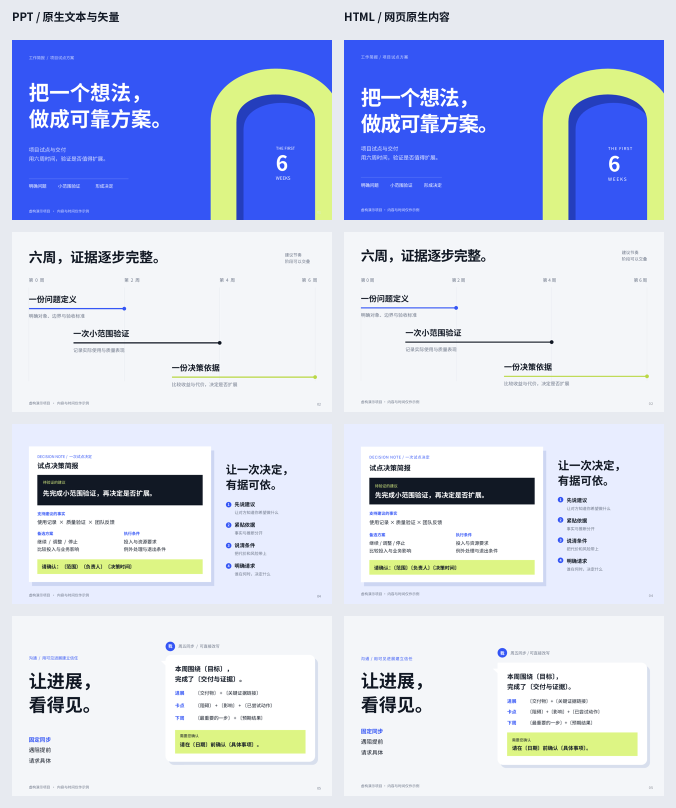
#> input picture assets/approved-style/reference.png, 1352 x 1616 px (shown at 1/2 size); its folder holds only this picture in this run
$ python -i svg_native.py   (imports and definitions only)
#> lines starting #> are read from the running program, lines starting #| are printed output that depends on the picture
#!/usr/bin/env python3
"""Compile self-contained SVG to editable DrawingML text, shapes and groups.

Used by deck.py; the PPT container is created with a JavaScript presentation engine.
Never rasterize, silently drop geometry, or author a python-pptx deck.
"""

import argparse
import base64
import binascii
import io
import json
import math
import re
import sys
import urllib.parse
from pathlib import Path
from typing import Any

from lxml import etree

# -------------------------------------------------------------------
# 常量
# -------------------------------------------------------------------
SVG_NS = 'http://www.w3.org/2000/svg'
XLINK_NS = 'http://www.w3.org/1999/xlink'
NS = {
    'a': 'http://schemas.openxmlformats.org/drawingml/2006/main',
    'r': 'http://schemas.openxmlformats.org/officeDocument/2006/relationships',
    'p': 'http://schemas.openxmlformats.org/presentationml/2006/main',
    'pic': 'http://schemas.openxmlformats.org/drawingml/2006/picture',
}
EMU_PX = 9525
SLIDE_W = 12192000
SLIDE_H = 6858000

# CSS 完整命名颜色表（常用子集）
CSS_COLORS = {
    'aliceblue': 'f0f8ff', 'antiquewhite': 'faebd7', 'aqua': '00ffff',
    'aquamarine': '7fffd4', 'azure': 'f0ffff', 'beige': 'f5f5dc',
    'bisque': 'ffe4c4', 'black': '000000', 'blanchedalmond': 'ffebcd',
    'blue': '0000ff', 'blueviolet': '8a2be2', 'brown': 'a52a2a',
    'burlywood': 'deb887', 'cadetblue': '5f9ea0', 'chartreuse': '7fff00',
    'chocolate': 'd2691e', 'coral': 'ff7f50', 'cornflowerblue': '6495ed',
    'cornsilk': 'fff8dc', 'crimson': 'dc143c', 'cyan': '00ffff',
    'darkblue': '00008b', 'darkcyan': '008b8b', 'darkgoldenrod': 'b8860b',
    'darkgray': 'a9a9a9', 'darkgreen': '006400', 'darkgrey': 'a9a9a9',
    'darkkhaki': 'bdb76b', 'darkmagenta': '8b008b', 'darkolivegreen': '556b2f',
    'darkorange': 'ff8c00', 'darkorchid': '9932cc', 'darkred': '8b0000',
    'darksalmon': 'e9967a', 'darkseagreen': '8fbc8f', 'darkslateblue': '483d8b',
    'darkslategray': '2f4f4f', 'darkturquoise': '00ced1', 'darkviolet': '9400d3',
    'deeppink': 'ff1493', 'deepskyblue': '00bfff', 'dimgray': '696969',
    'dodgerblue': '1e90ff', 'firebrick': 'b22222', 'floralwhite': 'fffaf0',
    'forestgreen': '228b22', 'fuchsia': 'ff00ff', 'gainsboro': 'dcdcdc',
    'ghostwhite': 'f8f8ff', 'gold': 'ffd700', 'goldenrod': 'daa520',
    'gray': '808080', 'green': '008000', 'greenyellow': 'adff2f',
    'grey': '808080', 'honeydew': 'f0fff0', 'hotpink': 'ff69b4',
    'indianred': 'cd5c5c', 'indigo': '4b0082', 'ivory': 'fffff0',
    'khaki': 'f0e68c', 'lavender': 'e6e6fa', 'lawngreen': '7cfc00',
    'lemonchiffon': 'fffacd', 'lightblue': 'add8e6', 'lightcoral': 'f08080',
    'lightcyan': 'e0ffff', 'lightgoldenrodyellow': 'fafad2', 'lightgray': 'd3d3d3',
    'lightgreen': '90ee90', 'lightpink': 'ffb6c1', 'lightsalmon': 'ffa07a',
    'lightseagreen': '20b2aa', 'lightskyblue': '87cefa', 'lightslategray': '778899',
    'lightsteelblue': 'b0c4de', 'lightyellow': 'ffffe0', 'lime': '00ff00',
    'limegreen': '32cd32', 'linen': 'faf0e6', 'magenta': 'ff00ff',
    'maroon': '800000', 'mediumaquamarine': '66cdaa', 'mediumblue': '0000cd',
    'mediumorchid': 'ba55d3', 'mediumpurple': '9370db', 'mediumseagreen': '3cb371',
    'mediumslateblue': '7b68ee', 'mediumspringgreen': '00fa9a',
    'mediumturquoise': '48d1cc', 'mediumvioletred': 'c71585', 'midnightblue': '191970',
    'mintcream': 'f5fffa', 'mistyrose': 'ffe4e1', 'moccasin': 'ffe4b5',
    'navajowhite': 'ffdead', 'navy': '000080', 'oldlace': 'fdf5e6',
    'olive': '808000', 'olivedrab': '6b8e23', 'orange': 'ffa500',
    'orangered': 'ff4500', 'orchid': 'da70d6', 'palegoldenrod': 'eee8aa',
    'palegreen': '98fb98', 'paleturquoise': 'afeeee', 'palevioletred': 'db7093',
    'papayawhip': 'ffefd5', 'peachpuff': 'ffdab9', 'peru': 'cd853f',
    'pink': 'ffc0cb', 'plum': 'dda0dd', 'powderblue': 'b0e0e6',
    'purple': '800080', 'rebeccapurple': '663399', 'red': 'ff0000',
    'rosybrown': 'bc8f8f', 'royalblue': '4169e1', 'saddlebrown': '8b4513',
    'salmon': 'fa8072', 'sandybrown': 'f4a460', 'seagreen': '2e8b57',
    'seashell': 'fff5ee', 'sienna': 'a0522d', 'silver': 'c0c0c0',
    'skyblue': '87ceeb', 'slateblue': '6a5acd', 'slategray': '708090',
    'snow': 'fffafa', 'springgreen': '00ff7f', 'steelblue': '4682b4',
    'tan': 'd2b48c', 'teal': '008080', 'thistle': 'd8bfd8',
    'tomato': 'ff6347', 'turquoise': '40e0d0', 'violet': 'ee82ee',
    'wheat': 'f5deb3', 'white': 'ffffff', 'whitesmoke': 'f5f5f5',
    'yellow': 'ffff00', 'yellowgreen': '9acd32',
}

# 字体回退链
FONT_FALLBACK = {
    'PingFang SC': 'Microsoft YaHei',
    'SF Pro Display': 'Arial',
    'Helvetica Neue': 'Arial',
    'Helvetica': 'Arial',
    'system-ui': 'Microsoft YaHei',
    'sans-serif': 'Microsoft YaHei',
}


def px(v):
    return int(float(v) * EMU_PX)

def font_sz(svg_px):
    return max(100, int(float(svg_px) * 75))

def strip_unit(v):
    return re.sub(r'[a-z%]+', '', str(v))

# [5 lines left out: function local_name, not called in this run]

def natural_key(path):
    """Return a natural sort key for numbered slide filenames."""
    return [int(x) if x.isdigit() else x.lower() for x in re.split(r'(\d+)', path.stem)]

# [226 lines left out: functions sanitize_shape_name, resolve_font, parse_color, _el, _srgb, make_fill and 5 more, not called in this run]


from fontTools.svgLib.path import parse_path
from fontTools.pens.recordingPen import RecordingPen
from fontTools.pens.boundsPen import BoundsPen
from fonts import text_metrics
from svg_validator import validate_svg_report, parse_safe_transform

INHERITED = ('fill','stroke','stroke-width','font-family','font-size','font-weight',
             'text-anchor','dominant-baseline','fill-opacity','stroke-opacity',
             'stroke-linecap','stroke-linejoin','color')

# [28 lines left out: functions normalize, path_geometry, not called in this run]


class SvgConverter:
    def __init__(self):
        self.sid=100;self.names=set();self.grads={}
        self.stats={'native_shapes':0,'text_shapes':0,'vector_shapes':0,'groups':0,'pictures':0,'skipped':0,
                    'errors':[],'shape_names':[],'fonts':[]}
        self._tag=lambda el:local_name(el.tag)

    # [6 lines left out: function identity, not called in this run]

    def convert(self,source):
        preflight=validate_svg_report(Path(source),pptx_safe=True)
        if preflight['errors']:raise ValueError('; '.join(preflight['errors']))
        parser=etree.XMLParser(resolve_entities=False,no_network=True)
        self.root=normalize(etree.parse(str(source),parser).getroot())
        parse_gradients(self,self.root)
        tree=_el('p:spTree')
        for child in self.root:self.walk(child,tree,0,0,1,1)
        if not self.stats['native_shapes']:raise ValueError('slide has no native shapes')
        return tree,self.stats

    # [116 lines left out: functions walk, text, not called in this run]

>>> import cv2
>>> picture = cv2.imread('../assets/approved-style/reference.png', cv2.IMREAD_GRAYSCALE)
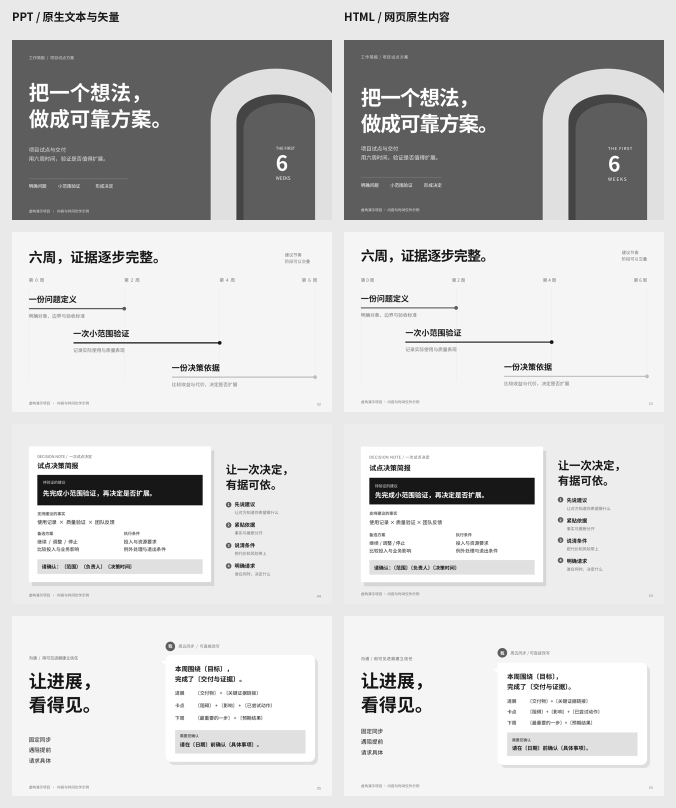
#> picture: shape (1616, 1352) (shown at 1/2 size); min 0, max 255, mean 207.6
#> (the run stopped early here; a loop or call above may not have finished)
